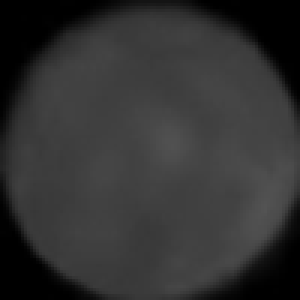
#> input picture projects/image-process/resize_circles/1.png, 100 x 100 px, found by its file name (shown 3 times larger); its folder holds only this picture in this run
$ python circles_combine.py
#> lines starting #> are read from the running program, lines starting #| are printed output that depends on the picture
"""
需求: 将裁剪得到的如是多的小圆拼接成一张图片
实现:
我统计了一下已总共有204张图片目前, 可以选取196张(14*14)
然后这些小正方形图片满足shape的min是36, max是58, 可以统一拉大为58
"""
import os
import math
import cv2 as cv
import numpy as np
from PIL import Image

def get_all(path):
    files = []
    for file in os.listdir(path):
        files.append(os.path.join(path, file))
    return files

def convertpng(in_path, ou_path, width, height):
    files = get_all(in_path)
    for file in files:
        img = Image.open(file)
        try:
            new_img = img.resize((width, height), Image.BILINEAR)
            if not os.path.exists(ou_path):
                os.mkdir(ou_path)
            # 强制性保证所有的图像文件是同一种shape
            # if np.array(img).shape != (width, height, 3):
            #     continue
            new_img.save(os.path.join(ou_path, os.path.basename(file)))
        except Exception as e:
            print(e)

def combine_images(path):
    """
    将图片们都拼接起来
    """
    image_files = get_all(path)

    num_images = len(image_files)
    side_length = 14 # math.ceil(math.sqrt(num_images))
    adjust_size = 60

    combined_image = Image.new("RGB", (side_length * adjust_size, side_length * adjust_size))
#> combined_image: PIL image 840x840 RGB; every value is 0

    # 拼接图像
    x_offset = y_offset = 0
    for image_file in image_files:
        image = Image.open(image_file)
#> image is the input picture: PIL image 100x100 RGB; min 0, max 83, mean 49.9
        image = image.resize((adjust_size, adjust_size), Image.BILINEAR)
#> image: PIL image 60x60 RGB
        combined_image.paste(image, (x_offset, y_offset))
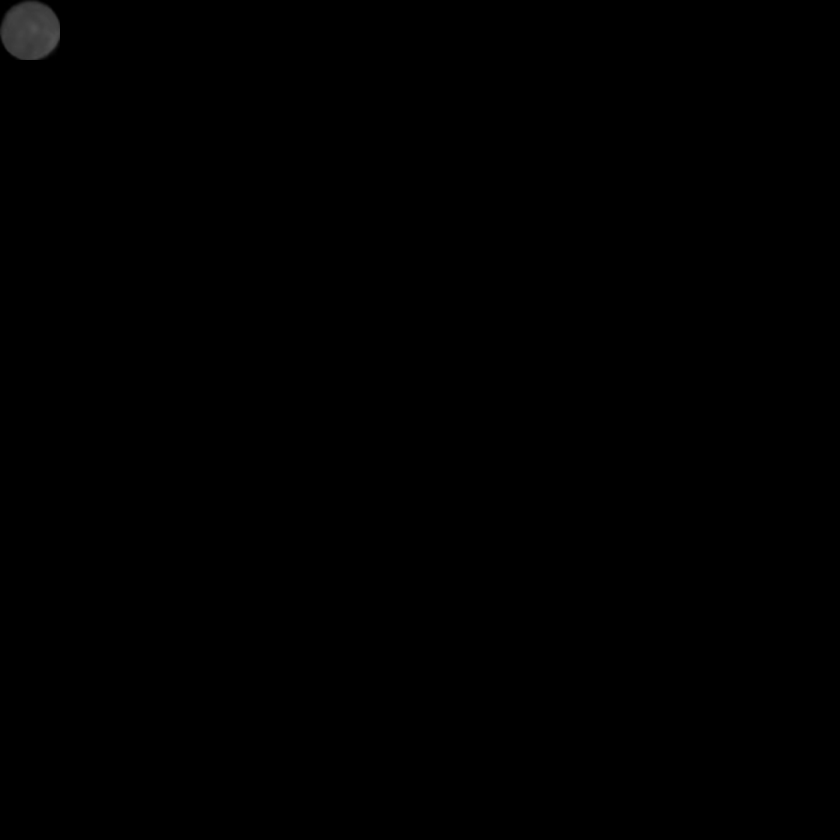
#> combined_image: PIL image 840x840 RGB; min 0, max 82, mean 0.3
        x_offset += adjust_size
        if x_offset >= side_length * adjust_size:
            x_offset = 0
            y_offset += adjust_size

    # 保存拼接后的图像
    combined_image.save("all.png")


# in_path = "D:\Python\Python\projects\image-process\\tiny_circles"
ou_path = "D:\Python\Python\projects\image-process\\resize_circles"
# convertpng(in_path, ou_path, 100, 100)
combine_images(ou_path)
